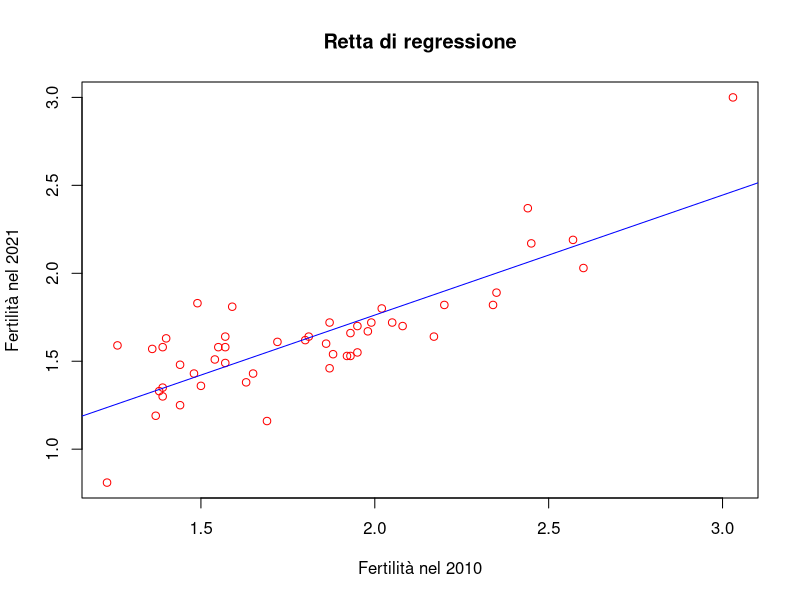
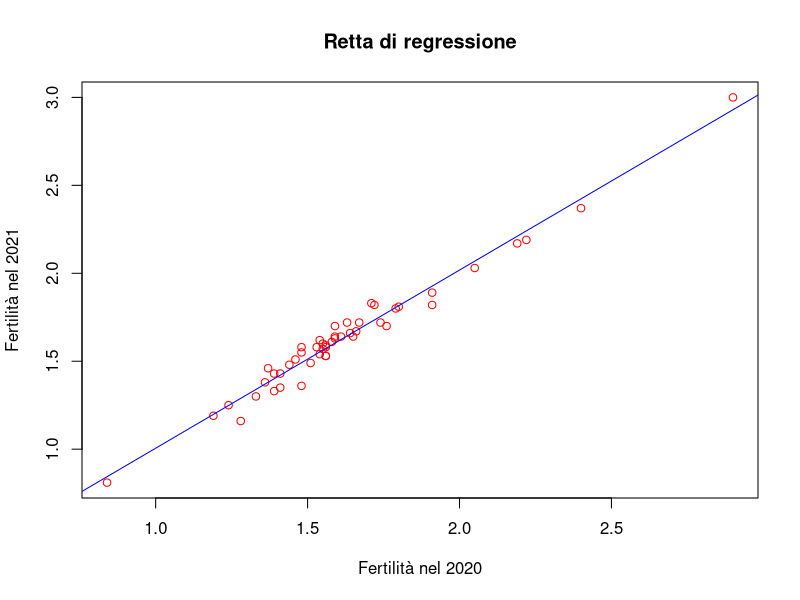
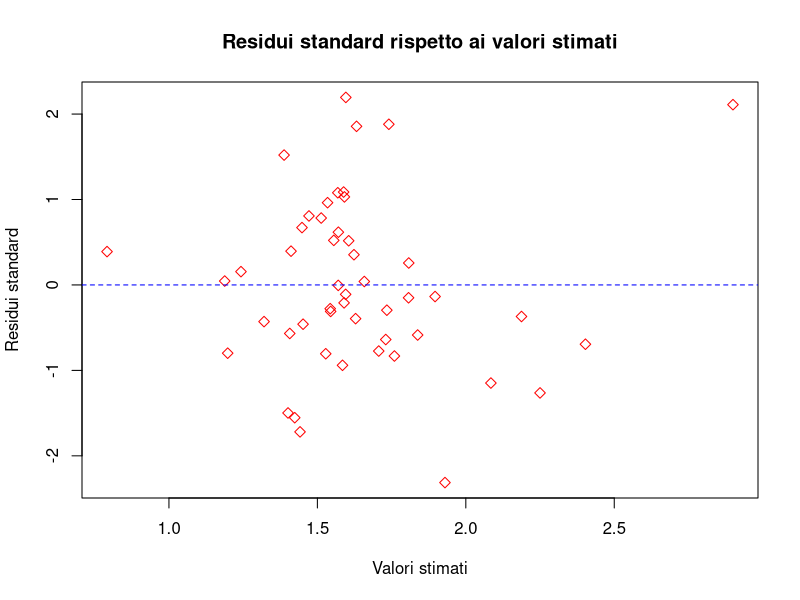

Generate these figures, in order, with R:
#REGRESSIONE

#________________________________________________________________________
#                       OPERAZIONI PRELIMINARI
#________________________________________________________________________

#Si importano le librerie necessarie
library(readxl)
library(ggplot2)

#Si legge il set di dati
data <- read_excel("dataset_puliti/fertilita_arrotondato.xlsx")

# Visualizzo il dataframe
View(data)


#________________________________________________________________________
#             REGRESSIONE LINEARE SINGOLA - 2021 e 2010
#________________________________________________________________________

#Si calcola la covarianza campionaria
cov(data$`2010`, data$`2021`)

#Si calcola il coefficiente di correlazione campionario
cor(data$`2010`, data$`2021`)

#Si crea lo scatterplot
plot(data$`2010`, data$`2021`, main = "Retta di regressione",
     xlab = "Fertilità nel 2010", ylab = "Fertilità nel 2021",
     col = "red")
abline(lm(data$`2021` ~ data$`2010`), col = "blue")


#________________________________________________________________________
#             REGRESSIONE LINEARE SINGOLA - 2021 e 2020
#________________________________________________________________________

#Si calcola la covarianza campionaria
cov(data$`2020`, data$`2021`)

#Si calcola il coefficiente di correlazione campionario
cor(data$`2020`, data$`2021`)

#Si crea lo scatterplot
plot(data$`2020`, data$`2021`, main = "Retta di regressione",
     xlab = "Fertilità nel 2020", ylab = "Fertilità nel 2021",
     col = "red")
abline(lm(data$`2021` ~ data$`2020`), col = "blue")


#________________________________________________________________________
#                     REGRESSIONE LINEARE MULTIPLA
#________________________________________________________________________

#Si calcola la matrice delle covarianze
cov(data[, -1])

#Si calcola la matrice delle correlazioni
cor(data[, -1])

#Si esegue la regressione lineare
#La variabile dipendente è l'anno 2021
#Le variabili indipendenti sono gli anni dal 2010 al 2020
model <- lm(data$`2021` ~ data$`2010` + data$`2011` + data$`2012` + 
              data$`2013` + data$`2014` + data$`2015` + data$`2016` + 
              data$`2017` + data$`2018` + data$`2019` + data$`2020`)
model

#Si calcola il vettore dei valori stimati
stime <- fitted(model)

#Si calcola il vettore dei residui
residui <- resid(model)

#Si calcola il vettore dei residui standard
residuiStandard <- residui/sd(residui)

#Si costruisce il grafico dei residui in funzione dei valori stimati
plot(stime, residuiStandard, 
     main="Residui standard rispetto ai valori stimati", 
     xlab="Valori stimati", ylab="Residui standard", pch=5, col="red")
abline(h=0, col="blue", lty=2)

#Si calcola il coefficiente di determinazione
summary(model)$r.square
